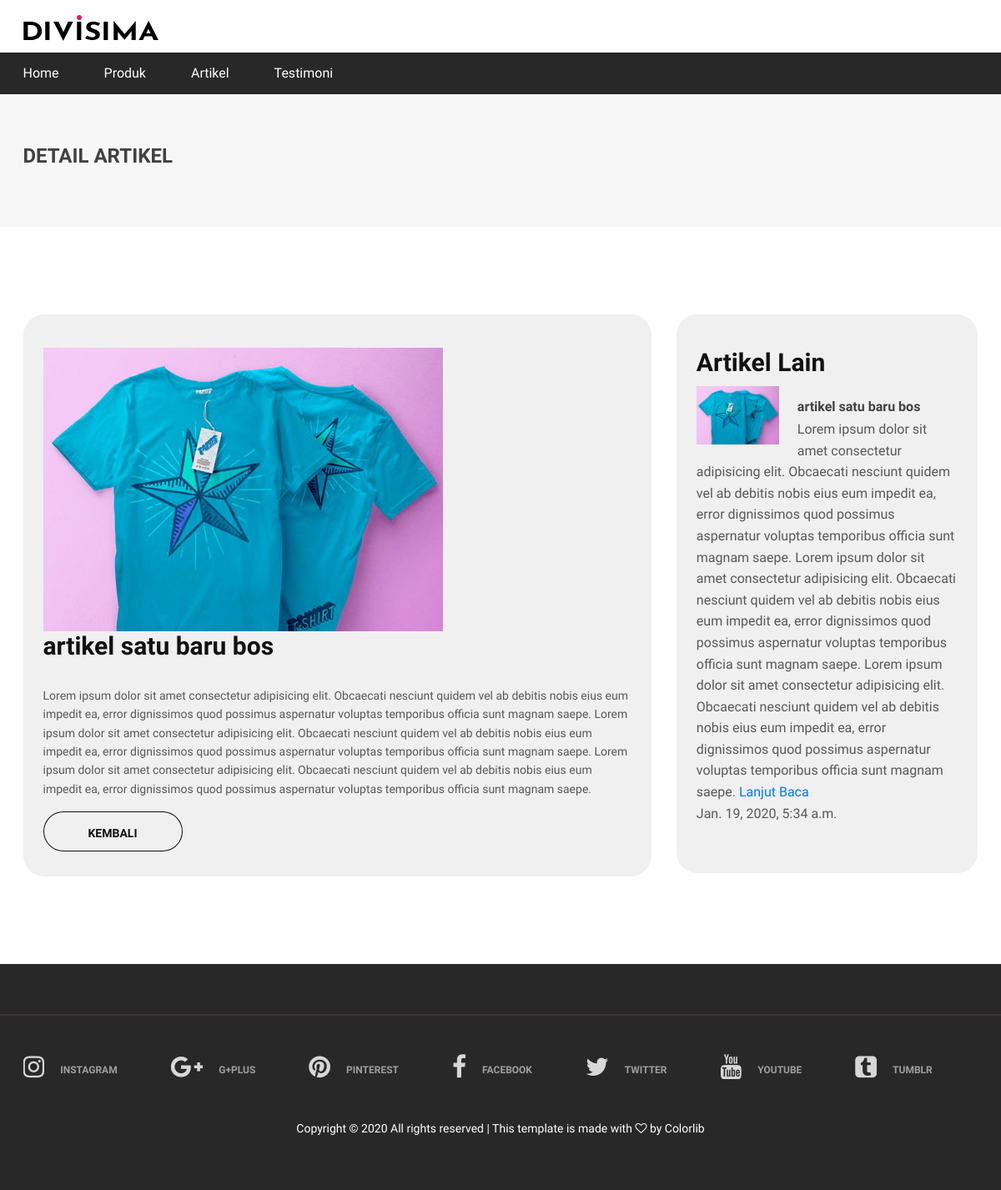
/artikel/artikel-satu-baru-bos, run on the app's committed database.
### blog/models.py (models this page shows, shortened)
class artikel(models.Model):
    judul = models.CharField(max_length=50)
    isi = models.TextField(max_length=1000)
    tanggal = models.DateTimeField(auto_now_add=True,blank=True,null=True)
    slug = models.SlugField(editable=False,blank=True,null=True)
    gambar = models.ImageField(upload_to='images/',null=True)
    kategori = models.ForeignKey(kategori_artikel,on_delete=models.SET_NULL,null=True)

### blog/views.py (the view)
# urls.py: path('<slug:blogslug>',views.show,name='show'),
def show(request,blogslug):
    detail_artikel = artikel.objects.get(slug=blogslug)
    artikel_lain = artikel.objects.all().order_by('?')[0:5]
    context = {
        'detail_artikel':detail_artikel,
        'artikel_lain':artikel_lain,
    }
    return render(request,'blog/show.html',context)

### blog/templates/blog/show.html
{% extends 'layout/base.html' %}
{% load static %}
{% block content %}
<div class="page-top-info">
    <div class="container">
        <h4>Detail Artikel</h4>
    </div>
</div>
<section class="checkout-section spad">
    <div class="container">
        <div class="row">
            <div class="col-lg-8 order-1 order-lg-1">
                <div class="checkout-cart">
                    <img src="{{detail_artikel.gambar.url}}" alt="">
                    <br>
                    <h3>{{detail_artikel.judul}}</h3>
                    <p>{{detail_artikel.isi}}</p>
                    <button class="site-btn sb-line sb-dark" onclick="history.go(-1)">Kembali</button>
                </div>
            </div>
            <br>
            <div class="col-lg-4 order-2 order-lg-2">
                <div class="checkout-cart">
                    <h3 style="margin-bottom:10px;">Artikel Lain</h3>
                    <ul class="product-list">
                        <ul class="product-list">
                            {% for row in artikel_lain %}
                            <li>
                                <div class="pl-thumb"><img src="{{row.gambar.url}}" alt=""></div>
                                <h6>{{row.judul}}</h6>
                                <p>{{row.isi}} <a href="#">Lanjut Baca</a></p>
                                <p>{{row.tanggal}}</p>
                            </li>
                            {% endfor %}
                        </ul>
                    </ul>
                </div>
            </div>
        </div>
    </div>
</section>
{% endblock content %}

### static/assets/css/style.css (style rules this page uses)
html, body { height: 100%; font-family: 'Josefin Sans', sans-serif; -webkit-font-smoothing: antialiased; font-smoothing: antialiased; }
h1, h2, h3, h4, h5, h6 { margin: 0; color: #111111; font-weight: 600; }
h3 { font-size: 30px; }
h4 { font-size: 24px; }
h6 { font-size: 16px; }
p { font-size: 14px; color: #585858; line-height: 1.6; }
img { max-width: 100%; }
ul, ol { padding: 0; margin: 0; }
.spad { padding-top: 105px; padding-bottom: 105px; }
.site-btn { display: inline-block; border: none; font-size: 14px; font-weight: 600; min-width: 167px; padding: 18px 47px 14px; border-radius: 50px; text-transform: uppercase; background: #f51167; color: #fff; line-height: normal; cursor: pointer; text-align: center; }
.site-btn.sb-line { background: transparent; color: #fff; -webkit-box-shadow: inset 0 0 0 1px #fff; box-shadow: inset 0 0 0 1px #fff; }
.site-btn.sb-dark { background: #413a3a; }
.site-btn.sb-dark.sb-line { background-color: transparent; color: #111111; -webkit-box-shadow: inset 0 0 0 1px #111111; box-shadow: inset 0 0 0 1px #111111; }
.page-top-info { background: #f8f7f7; padding: 60px 0 70px; }
.page-top-info h4 { color: #414141; font-weight: 700; text-transform: uppercase; }
.checkout-cart { background: #f0f0f0; padding: 40px 24px 30px; border-radius: 25px; }
.checkout-cart h3 { margin-bottom: 30px; }
.checkout-cart .product-list { list-style: none; }
.checkout-cart .product-list li { overflow: hidden; display: block; margin-bottom: 29px; }
.checkout-cart .product-list .pl-thumb { float: left; overflow: hidden; margin-right: 22px; width: 99px; }
.checkout-cart .product-list .pl-thumb img { min-width: 100%; }
.checkout-cart .product-list h6 { font-weight: 700; color: #414141; padding-top: 15px; margin-bottom: 5px; }
.checkout-cart .product-list p { font-size: 16px; margin-bottom: 0; }
@media (min-width: 1200px) { .container { max-width: 1175px; } }

### data on the page
artikel: gambar (picture), judul "artikel satu baru bos", isi "Lorem ipsum dolor sit amet consectetur adipisicing elit. Obcaecati nesciunt quidem vel ab debitis nobis eius eum impedit ea, error dignissimos quod possimus aspernatur voluptas temporibus officia sunt magnam saepe. Lorem ipsum dolor sit amet consectetur adipisicing elit. Obcaecati nesciunt quidem vel ab debitis nobis eius eum impedit ea, error dignissimos quod possimus aspernatur voluptas temporibus officia sunt magnam saepe. Lorem ipsum dolor sit amet consectetur adipisicing elit. Obcaecati nesciunt quidem vel ab debitis nobis eius eum impedit ea, error dignissimos quod possimus aspernatur voluptas temporibus officia sunt magnam saepe.", tanggal "Jan. 19, 2020, 5:34 a.m."
